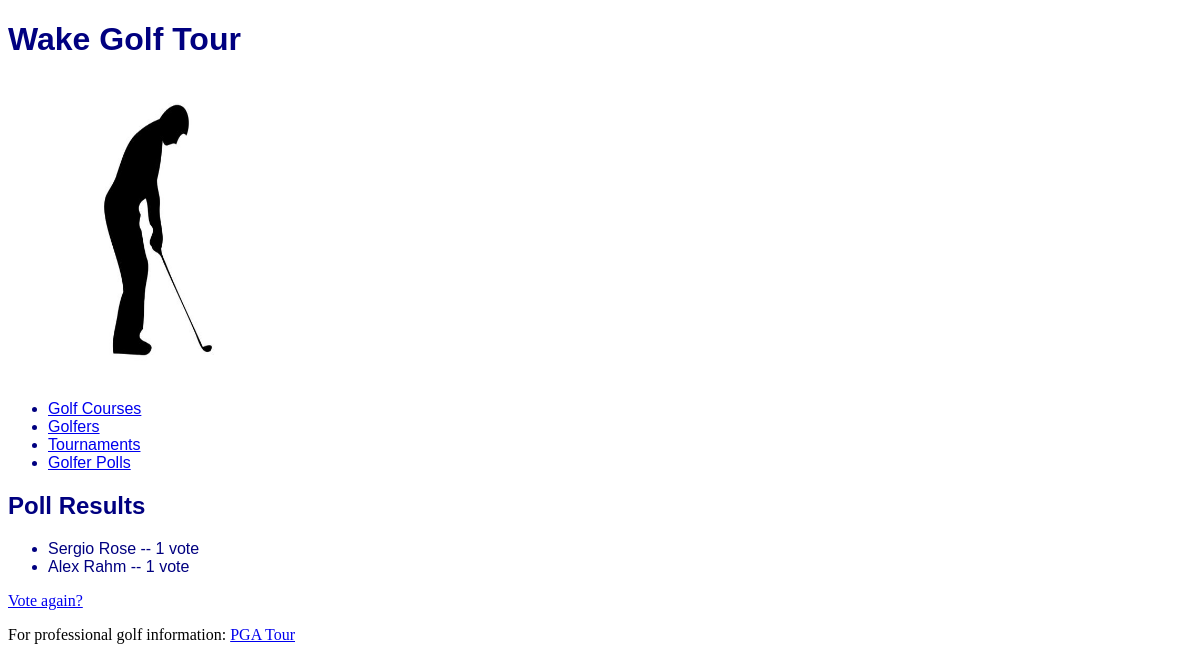
Page /golfer_polls/1/results/ on the committed database.
### golfer_polls/models.py (models this page shows, shortened)
class Choice(models.Model):
    question = models.ForeignKey (Question, on_delete = models.CASCADE)
    choice_text = models.CharField (max_length = 200)
    votes = models.IntegerField (default = 0)

### golfer_polls/views.py (the view)
# urls.py: path('<int:pk>/results/', views.ResultsView.as_view(), name='results'),
class ResultsView(generic.DetailView):
    model=Question
    template_name = 'golfer_polls/results.html'

### golfer_polls/templates/golfer_polls/results.html (shortened to what this page needs)
{% extends parent_template|default:"golfer_polls/base_golfer_polls.html" %}
{% block content %}
    <h2><a>Poll Results</a></h2>
    <ul>
    {% for choice in question.choice_set.all|dictsortreversed:"votes" %}
        {% if choice.votes > 0 %}
            <li>{{choice.choice_text}} -- {{choice.votes}}
                       vote{{choice.votes|pluralize}}</li>
        {% endif %}
    {%endfor%}
    </ul>
    <a href="{% url 'golfer_polls:detail' question.id %}">Vote again?</a>
{% endblock %}

### golfer_polls/static/golfer_polls/styles.css (style rules this page uses)
body { background-color: white; font-family: Verdana; }
h2 { color: navy; font-family: sans-serif; font-weight: 20px; font-style: normal; }
li { color: navy; font-family: sans-serif; font-weight: 20px; font-style: normal; }

### rows in the picture
Choice: choice_text "Sergio Rose", votes "1"
Choice: choice_text "Alex Rahm", votes "1"
